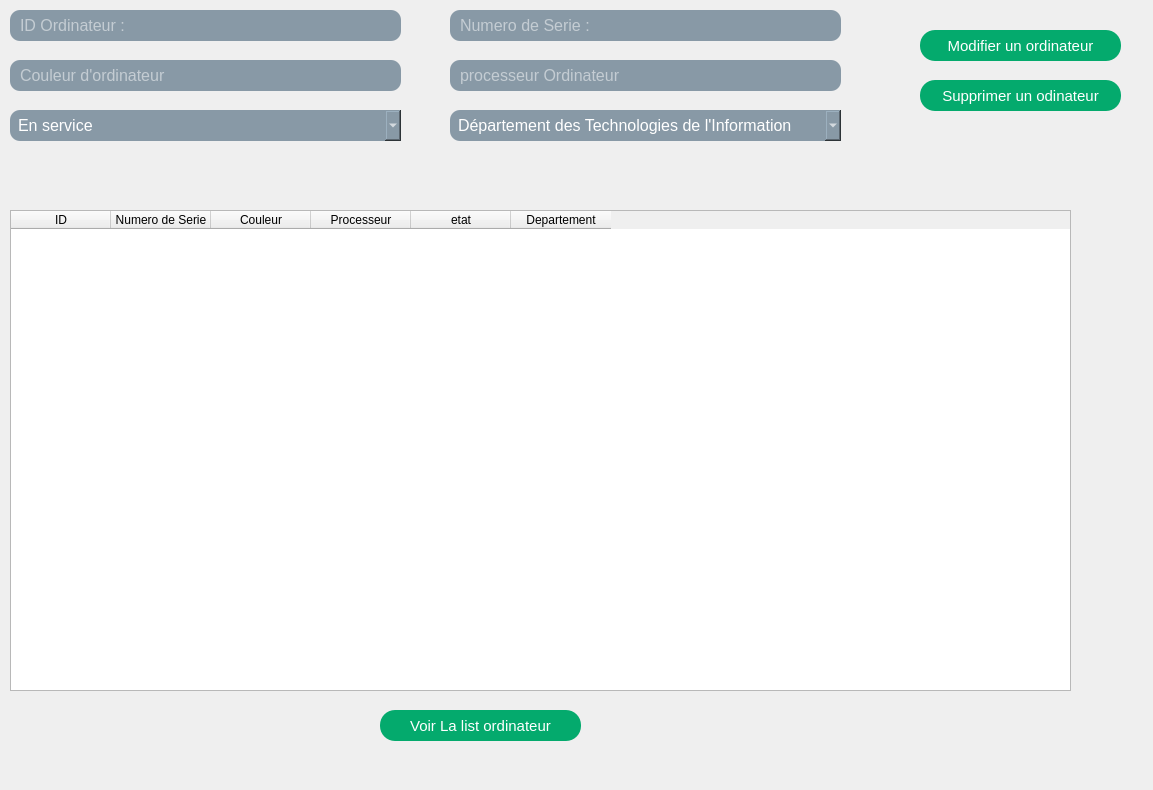
<?xml version="1.0" encoding="UTF-8"?>
<ui version="4.0">
 <class>modif_supp</class>
 <widget class="QMainWindow" name="modif_supp">
  <property name="geometry">
   <rect>
    <x>0</x>
    <y>0</y>
    <width>1153</width>
    <height>790</height>
   </rect>
  </property>
  <property name="windowTitle">
   <string>MainWindow</string>
  </property>
  <widget class="QWidget" name="centralwidget">
   <widget class="QLineEdit" name="lineEdit_4">
    <property name="geometry">
     <rect>
      <x>450</x>
      <y>60</y>
      <width>391</width>
      <height>31</height>
     </rect>
    </property>
    <property name="styleSheet">
     <string notr="true">QLineEdit{background-color:rgb(136,153,166); 
border: 2px; 
border-radius: 10px; 
padding: 0 8px; 
	color: rgb(255, 255, 255);
 font-size: 16px;}
 QLineEdit::focus {  
   background-color:rgb(24,25,26);
border: 2px solid lightgreen;

}</string>
    </property>
    <property name="placeholderText">
     <string>processeur Ordinateur</string>
    </property>
   </widget>
   <widget class="QLineEdit" name="lineEdit_2">
    <property name="geometry">
     <rect>
      <x>450</x>
      <y>10</y>
      <width>391</width>
      <height>31</height>
     </rect>
    </property>
    <property name="styleSheet">
     <string notr="true">QLineEdit{background-color:rgb(136,153,166); 
border: 2px; 
border-radius: 10px; 
padding: 0 8px; 
	color: rgb(255, 255, 255);
 font-size: 16px;}
 QLineEdit::focus {  
   background-color:rgb(24,25,26);
border: 2px solid lightgreen;

}</string>
    </property>
    <property name="placeholderText">
     <string>Numero de Serie :</string>
    </property>
   </widget>
   <widget class="QLineEdit" name="lineEdit_3">
    <property name="geometry">
     <rect>
      <x>10</x>
      <y>60</y>
      <width>391</width>
      <height>31</height>
     </rect>
    </property>
    <property name="styleSheet">
     <string notr="true">QLineEdit{background-color:rgb(136,153,166); 
border: 2px; 
border-radius: 10px; 
padding: 0 8px; 
	color: rgb(255, 255, 255);
 font-size: 16px;}
 QLineEdit::focus {  
   background-color:rgb(24,25,26);
border: 2px solid lightgreen;

}</string>
    </property>
    <property name="placeholderText">
     <string>Couleur d'ordinateur</string>
    </property>
   </widget>
   <widget class="QComboBox" name="comboBox">
    <property name="geometry">
     <rect>
      <x>10</x>
      <y>110</y>
      <width>391</width>
      <height>31</height>
     </rect>
    </property>
    <property name="styleSheet">
     <string notr="true">background-color:rgb(136,153,166); 
border: 2px; 
border-radius: 10px; 
padding: 0 8px; 
	color: rgb(255, 255, 255);
 font-size: 16px;
</string>
    </property>
    <item>
     <property name="text">
      <string comment="lkj" extracomment="kl">En service </string>
     </property>
    </item>
    <item>
     <property name="text">
      <string>Hors service</string>
     </property>
    </item>
    <item>
     <property name="text">
      <string>En maintenance</string>
     </property>
    </item>
    <item>
     <property name="text">
      <string>En cours de mise à jour </string>
     </property>
    </item>
   </widget>
   <widget class="QComboBox" name="comboBox_2">
    <property name="geometry">
     <rect>
      <x>450</x>
      <y>110</y>
      <width>391</width>
      <height>31</height>
     </rect>
    </property>
    <property name="styleSheet">
     <string notr="true">background-color:rgb(136,153,166); 
border: 2px; 
border-radius: 10px; 
padding: 0 8px; 
	color: rgb(255, 255, 255);
 font-size: 16px;
</string>
    </property>
    <item>
     <property name="text">
      <string>Département des Technologies de l'Information</string>
     </property>
    </item>
    <item>
     <property name="text">
      <string>Département des Ressources Humaines </string>
     </property>
    </item>
    <item>
     <property name="text">
      <string>Département de la Sécurité Informatique </string>
     </property>
    </item>
    <item>
     <property name="text">
      <string>Département des Finances</string>
     </property>
    </item>
    <item>
     <property name="text">
      <string>Département des Achats</string>
     </property>
    </item>
    <item>
     <property name="text">
      <string>Département de la Formation</string>
     </property>
    </item>
    <item>
     <property name="text">
      <string>Département des Services aux Utilisateurs</string>
     </property>
    </item>
   </widget>
   <widget class="QPushButton" name="pushButton_modif">
    <property name="geometry">
     <rect>
      <x>920</x>
      <y>30</y>
      <width>201</width>
      <height>31</height>
     </rect>
    </property>
    <property name="styleSheet">
     <string notr="true">QPushButton{
  padding: 5px 5px;
  font-size: 15px;
  text-align: center;
  text-decoration: none;
  outline: none;
  color: #fff;
  background-color: #04AA6D;
  border: none;
  border-radius: 15px;
}
QPushButton:hover{
background-color: #3e8e41
}
QPushButton:pressed{
background-color: rgb(85, 255, 255)
}
</string>
    </property>
    <property name="text">
     <string>Modifier un ordinateur</string>
    </property>
   </widget>
   <widget class="QLineEdit" name="lineEdit">
    <property name="geometry">
     <rect>
      <x>10</x>
      <y>10</y>
      <width>391</width>
      <height>31</height>
     </rect>
    </property>
    <property name="styleSheet">
     <string notr="true">QLineEdit{background-color:rgb(136,153,166); 
border: 2px; 
border-radius: 10px; 
padding: 0 8px; 
	color: rgb(255, 255, 255);
 font-size: 16px;}
 QLineEdit::focus {  
   background-color:rgb(24,25,26);
border: 2px solid lightgreen;

}</string>
    </property>
    <property name="placeholderText">
     <string>ID Ordinateur :</string>
    </property>
   </widget>
   <widget class="QPushButton" name="pushButton_supp">
    <property name="geometry">
     <rect>
      <x>920</x>
      <y>80</y>
      <width>201</width>
      <height>31</height>
     </rect>
    </property>
    <property name="styleSheet">
     <string notr="true">QPushButton{
  padding: 5px 5px;
  font-size: 15px;
  text-align: center;
  text-decoration: none;
  outline: none;
  color: #fff;
  background-color: #04AA6D;
  border: none;
  border-radius: 15px;
}
QPushButton:hover{
background-color: #3e8e41
}
QPushButton:pressed{
background-color: rgb(85, 255, 255)
}
</string>
    </property>
    <property name="text">
     <string>Supprimer un odinateur</string>
    </property>
   </widget>
   <widget class="QPushButton" name="pushButton_show">
    <property name="geometry">
     <rect>
      <x>380</x>
      <y>710</y>
      <width>201</width>
      <height>31</height>
     </rect>
    </property>
    <property name="styleSheet">
     <string notr="true">QPushButton{
  padding: 5px 5px;
  font-size: 15px;
  text-align: center;
  text-decoration: none;
  outline: none;
  color: #fff;
  background-color: #04AA6D;
  border: none;
  border-radius: 15px;
}
QPushButton:hover{
background-color: #3e8e41
}
QPushButton:pressed{
background-color: rgb(85, 255, 255)
}
</string>
    </property>
    <property name="text">
     <string>Voir La list ordinateur</string>
    </property>
   </widget>
   <widget class="QTableWidget" name="tableWidget">
    <property name="geometry">
     <rect>
      <x>10</x>
      <y>210</y>
      <width>1061</width>
      <height>481</height>
     </rect>
    </property>
    <column>
     <property name="text">
      <string>ID</string>
     </property>
    </column>
    <column>
     <property name="text">
      <string>Numero de Serie</string>
     </property>
    </column>
    <column>
     <property name="text">
      <string>Couleur</string>
     </property>
    </column>
    <column>
     <property name="text">
      <string>Processeur</string>
     </property>
    </column>
    <column>
     <property name="text">
      <string>etat</string>
     </property>
    </column>
    <column>
     <property name="text">
      <string>Departement</string>
     </property>
    </column>
   </widget>
  </widget>
 </widget>
 <resources/>
 <connections/>
</ui>
